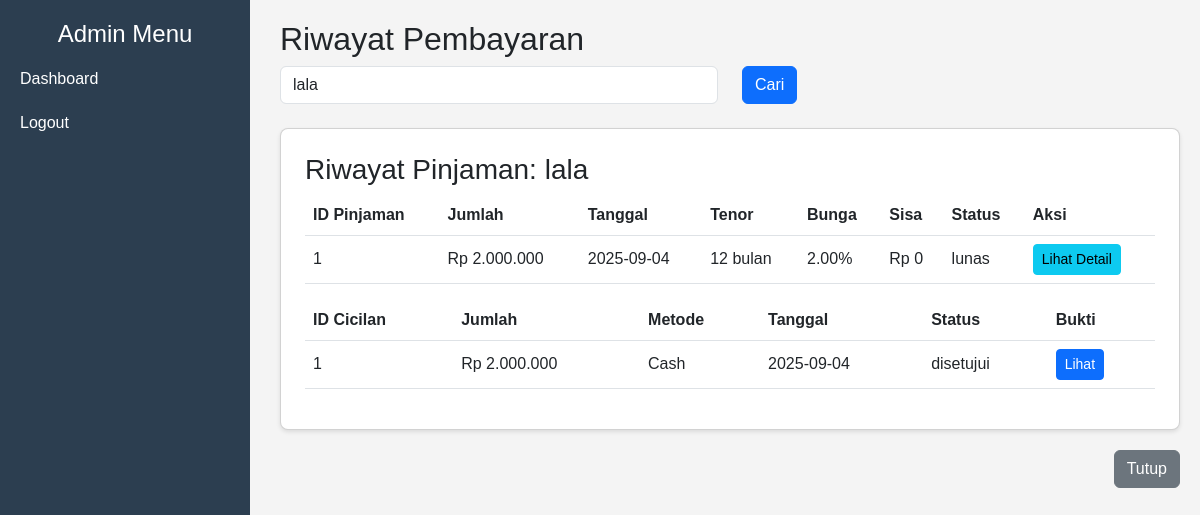
/riwayat_pembayaran.php?nama_nasabah=lala (signed in), run on the app's committed database.
### tables this page shows
CREATE TABLE `pinjaman` (
  `id_pinjaman` int NOT NULL,
  `id_nasabah` int NOT NULL,
  `jumlah_pinjaman` bigint NOT NULL,
  `total_pinjaman_bunga` bigint NOT NULL,
  `tanggal_pinjam` date NOT NULL,
  `tenor` int NOT NULL,
  `bunga` decimal(5,2) NOT NULL,
  `status` enum('aktif','lunas') DEFAULT 'aktif'
);

CREATE TABLE `cicilan` (
  `id_cicilan` int NOT NULL,
  `id_pinjaman` int NOT NULL,
  `jumlah_bayar` bigint NOT NULL,
  `sisa_pinjaman` bigint NOT NULL,
  `metode_pembayaran` enum('transfer_bank','qris','cash') NOT NULL,
  `bukti_bayar` varchar(255) DEFAULT NULL,
  `tanggal_bayar` date NOT NULL,
  `status` enum('menunggu','disetujui','ditolak') DEFAULT 'menunggu',
  `acc_by` int DEFAULT NULL
);

### riwayat_pembayaran.php (the view, shortened to what this page needs)
<?php
require_once 'config.php';
try {
    $pdo = new PDO("mysql:host=" . DB_HOST . ";dbname=" . DB_NAME, DB_USER, DB_PASS);
    $pdo->setAttribute(PDO::ATTR_ERRMODE, PDO::ERRMODE_EXCEPTION);
} catch (PDOException $e) {
    die("Koneksi database gagal: " . $e->getMessage());
}
$nama_nasabah = isset($_GET['nama_nasabah']) ? urldecode(trim($_GET['nama_nasabah'])) : '';
$riwayat = [];
if ($nama_nasabah) {
    $stmt = $pdo->prepare("SELECT n.id_nasabah, n.nama, p.id_pinjaman, p.jumlah_pinjaman, p.tanggal_pinjam, p.tenor, p.bunga, p.status, (SELECT SUM(jumlah_bayar) FROM cicilan WHERE id_pinjaman = p.id_pinjaman AND status = 'disetujui') as total_bayar FROM nasabah n JOIN pinjaman p ON n.id_nasabah = p.id_nasabah WHERE n.nama = ?");
    $stmt->execute([$nama_nasabah]);
    $riwayat = $stmt->fetchAll();
}
?>
<!DOCTYPE html>
<html lang="id">
<head>
    <link href="https://cdn.jsdelivr.net/npm/bootstrap@5.3.0/dist/css/bootstrap.min.css" rel="stylesheet">
    <link href="assets/css/custom.css" rel="stylesheet">
</head>
<body>
    <div class="sidebar">
        <h4 class="text-white text-center"><?php echo $_SESSION['role'] == 'admin' ? 'Admin' : 'Karyawan'; ?> Menu</h4>
        <a href="<?php echo $_SESSION['role'] == 'admin' ? 'dashboard_admin.php' : 'dashboard_karyawan.php'; ?>">Dashboard</a>
        <a href="logout.php">Logout</a>
    </div>
    <div class="content">
        <h2>Riwayat Pembayaran</h2>
        <div id="toast-container" class="position-fixed top-0 end-0 p-3"></div>
        <form method="GET" class="mb-4">
            <div class="row">
                <div class="col-md-6">
                    <input type="text" name="nama_nasabah" class="form-control" placeholder="Cari Nama Nasabah" value="<?php echo htmlspecialchars($nama_nasabah); ?>" required>
                </div>
                <div class="col-md-2">
                    <button type="submit" class="btn btn-primary">Cari</button>
                </div>
            </div>
        </form>
        <?php if ($nama_nasabah && !empty($riwayat)): ?>
            <div class="card p-4">
                <h3>Riwayat Pinjaman: <?php echo htmlspecialchars($nama_nasabah); ?></h3>
                <table class="table">
                    <thead>
                        <tr>
                            <th>ID Pinjaman</th>
                            <th>Jumlah</th>
                            <th>Tanggal</th>
                            <th>Tenor</th>
                            <th>Bunga</th>
                            <th>Sisa</th>
                            <th>Status</th>
                            <th>Aksi</th>
                        </tr>
                    </thead>
                    <tbody>
                        <?php foreach ($riwayat as $row): ?>
                            <tr>
                                <td><?php echo $row['id_pinjaman']; ?></td>
                                <td>Rp <?php echo number_format($row['jumlah_pinjaman'], 0, ',', '.'); ?></td>
                                <td><?php echo $row['tanggal_pinjam']; ?></td>
                                <td><?php echo $row['tenor']; ?> bulan</td>
                                <td><?php echo $row['bunga']; ?>%</td>
                                <td>Rp <?php echo number_format($row['jumlah_pinjaman'] - ($row['total_bayar'] ?: 0), 0, ',', '.'); ?></td>
                                <td><?php echo $row['status']; ?></td>
                                <td>
                                    <button class="btn btn-sm btn-info" data-bs-toggle="modal" data-bs-target="#detailModal<?php echo $row['id_pinjaman']; ?>">Lihat Detail</button>
                                </td>
                            </tr>
                            <div class="modal fade" id="detailModal<?php echo $row['id_pinjaman']; ?>" tabindex="-1">
                                <div class="modal-dialog modal-lg">
                                    <div class="modal-content">
                                        <div class="modal-body">
                                            <table class="table">
                                                <thead>
                                                    <tr>
                                                        <th>ID Cicilan</th>
                                                        <th>Jumlah</th>
                                                        <th>Metode</th>
                                                        <th>Tanggal</th>
                                                        <th>Status</th>
                                                        <th>Bukti</th>
                                                    </tr>
                                                </thead>
                                                <tbody>
                                                    <?php
                                                    $stmt = $pdo->prepare("SELECT c.* FROM cicilan c WHERE c.id_pinjaman = ?");
                                                    $stmt->execute([$row['id_pinjaman']]);
                                                    $cicilan = $stmt->fetchAll();
                                                    foreach ($cicilan as $c): ?>
                                                        <tr>
                                                            <td><?php echo $c['id_cicilan']; ?></td>
                                                            <td>Rp <?php echo number_format($c['jumlah_bayar'], 0, ',', '.'); ?></td>
                                                            <td><?php echo ucfirst(str_replace('_', ' ', $c['metode_pembayaran'])); ?></td>
                                                            <td><?php echo $c['tanggal_bayar']; ?></td>
                                                            <td><?php echo $c['status']; ?></td>
                                                            <td><?php echo $c['bukti_bayar'] ? "<a href='{$c['bukti_bayar']}' target='_blank' class='btn btn-sm btn-primary'>Lihat</a>" : '-'; ?></td>
                                                        </tr>
                                                    <?php endforeach; ?>
                                                </tbody>
                                            </table>
                                        </div>
                                        <div class="modal-footer">
                                            <button type="button" class="btn btn-secondary" data-bs-dismiss="modal">Tutup</button>
                                        </div>
                                    </div>
                                </div>
                            </div>
                        <?php endforeach; ?>
                    </tbody>
                </table>
            </div>
        <?php elseif ($nama_nasabah): ?>
            <div class="alert alert-warning">Tidak ada riwayat pinjaman untuk nasabah: <?php echo htmlspecialchars($nama_nasabah); ?>.</div>
        <?php endif; ?>
    </div>
</body>
</html>

### assets/css/custom.css (style rules this page uses)
body { font-family: Arial, sans-serif; margin: 0; padding: 0; background-color: #f4f4f4; }
.sidebar { width: 250px; background-color: #2c3e50; height: 100vh; position: fixed; top: 0; left: 0; padding-top: 20px; }
.sidebar a { display: block; color: white; padding: 10px 20px; text-decoration: none; font-size: 16px; }
.content { margin-left: 260px; padding: 20px; }
.card { background-color: white; border-radius: 8px; box-shadow: 0 2px 4px rgba(0, 0, 0, 0.1); margin-bottom: 20px; }
.table th, .table td { vertical-align: middle; }

### data on the page
pinjaman: id_pinjaman "1", jumlah_pinjaman "2.000.000", tanggal_pinjam "2025-09-04", tenor "12", bunga "2.00", total_bayar "0", status "lunas"
cicilan: id_cicilan "1", jumlah_bayar "2.000.000", metode_pembayaran "Cash", tanggal_bayar "2025-09-04", status "disetujui"

### other printed values
$nama_nasabah "lala"
